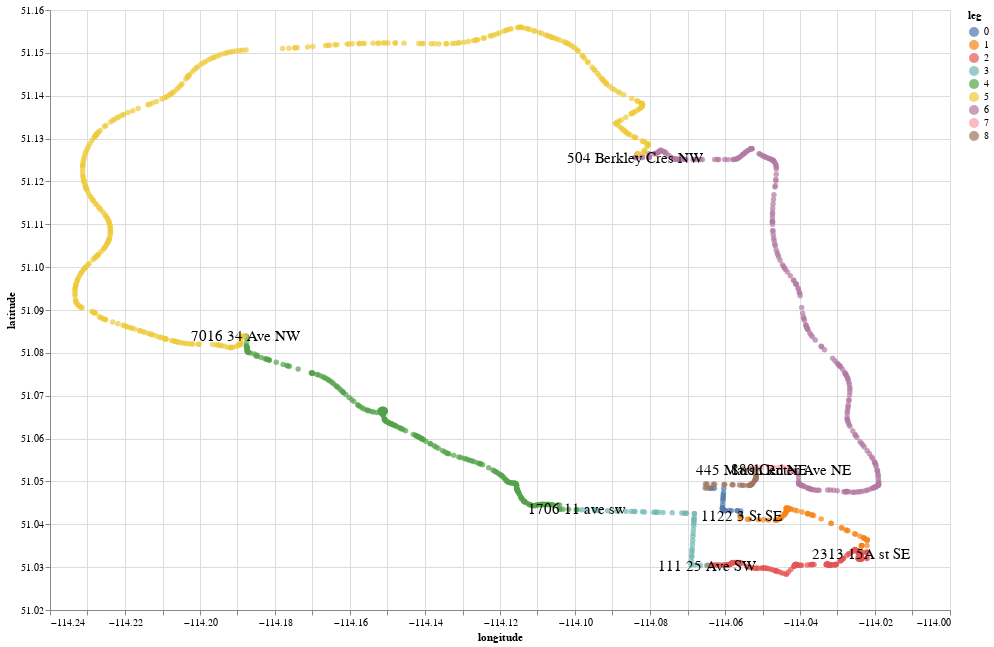

The code cell stored with this chart in its notebook:
### Code cell
import altair as alt
ch = alt.Chart(data = df_all_pts,width = 900,height=600).encode(x=alt.Longitude('longitude',scale=alt.Scale(zero=False)),
                                                                 y=alt.Latitude('latitude',scale=alt.Scale(zero=False)),color = 'leg:N' ).mark_point(filled=True)
ch_lab = alt.Chart(data=df_label,width = 900,height=600).encode(x=alt.Longitude('longitude',scale=alt.Scale(zero=False)),
                                                                 y=alt.Latitude('latitude',scale=alt.Scale(zero=False)),text = 'label:N' ).mark_text(size=15)

(ch+ch_lab).interactive()

### Figure 1 — Vega-Lite specification as saved in the notebook (floating-point values rounded to 4 significant figures; data arrays with more than 128 entries replaced by an {"elided": "..."} marker saying what was removed)
{"config": {"view": {"continuousWidth": 400, "continuousHeight": 300}}, "layer": [{"data": {"name": "data-24120ced2638d0995e6cdc8e8f80961a"}, "mark": {"type": "point", "filled": true}, "encoding": {"color": {"type": "nominal", "field": "leg"}, "x": {"field": "longitude", "type": "quantitative", "scale": {"zero": false}}, "y": {"field": "latitude", "type": "quantitative", "scale": {"zero": false}}}, "height": 600, "selection": {"selector016": {"type": "interval", "bind": "scales", "encodings": ["x", "y"]}}, "width": 900}, {"data": {"name": "data-4a6855232fb4cda8908425dc79716da5"}, "mark": {"type": "text", "size": 15}, "encoding": {"text": {"type": "nominal", "field": "label"}, "x": {"field": "longitude", "type": "quantitative", "scale": {"zero": false}}, "y": {"field": "latitude", "type": "quantitative", "scale": {"zero": false}}}, "height": 600, "width": 900}], "$schema": "https://vega.github.io/schema/vega-lite/v4.0.2.json", "datasets": {"data-24120ced2638d0995e6cdc8e8f80961a": {"elided": "1355 records"}, "data-4a6855232fb4cda8908425dc79716da5": [{"latitude": 51.04, "longitude": -114.1, "label": "1122 3 St SE"}, {"latitude": 51.04, "longitude": -114.1, "label": "1706 11 ave sw"}, {"latitude": 51.05, "longitude": -114.1, "label": "445 Marsh Rd NE"}, {"latitude": 51.13, "longitude": -114.1, "label": "504 Berkley Cres NW"}, {"latitude": 51.05, "longitude": -114.0, "label": "880 Center Ave NE"}, {"latitude": 51.03, "longitude": -114.1, "label": "111 25 Ave SW"}, {"latitude": 51.08, "longitude": -114.2, "label": "7016 34 Ave NW"}, {"latitude": 51.03, "longitude": -114.0, "label": "2313 15A st SE"}]}}
